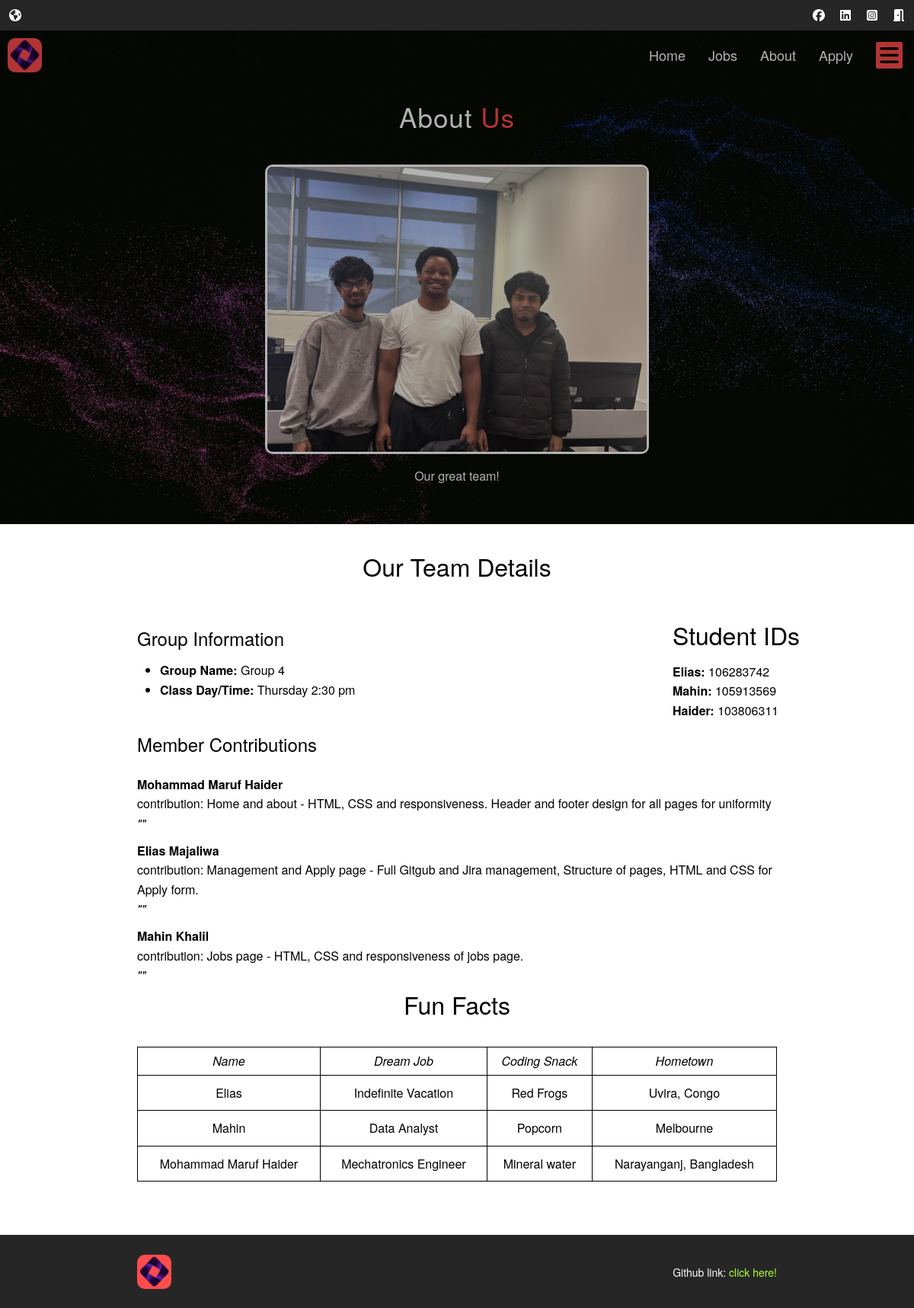
Page /about.php on the committed database.
### tables this page shows
CREATE TABLE `about` (
  `id` int(11) NOT NULL,
  `member_name` varchar(50) NOT NULL,
  `project_part` varchar(20) NOT NULL,
  `contribution` text NOT NULL,
  `quote` varchar(255) NOT NULL
);

### about.php (the view)
<?php
require_once('settings.php');
?>
<?php include('inc/header.inc'); ?>
<body>
    <?php include('inc/topNav.inc'); ?>
    <?php include('inc/nav.inc'); ?>
    <main>
        <section class="about-us">
            <?php include('inc/about/teamDetails.inc'); ?>
            <h3 class="about-us-title2">Member Contributions</h3>
            <dl>
                <?php
                $query = "SELECT member_name, contribution FROM about";
                $result = mysqli_query($conn, $query);
                if ($result && mysqli_num_rows($result) > 0) {
                    while ($row = mysqli_fetch_assoc($result)) {
                        $name = $row['member_name'];
                        $contribution = $row['contribution'];
                        echo "<dt><strong>$name</strong></dt>";
                        echo "<dd>contribution: $contribution</dd>";
                        echo "<dd><em>\"\"</em></dd>";
                    }
                } else {
                    echo "<dd>No member contributions found.</dd>";
                }
                ?>
            </dl>
            <?php include('inc/about/facts.inc'); ?>
        </section>
        <?php include('inc/about/id.inc'); ?>
    </main>
    <?php include('inc/footer.inc'); ?>
</body>
</html>

### inc/header.inc (shortened to what this page needs)
<!DOCTYPE html>
<html lang="en">
<head>
    <link rel="stylesheet" href="styles/about.css">
</head>

### inc/topNav.inc (shortened to what this page needs)
<nav class="top-nav" style="display: flex; align-items: center;">
        <div class="icon">
            <img src="assets/earth-americas-solid-full.svg" alt="icon of globe">
        </div>
        <div class="icon-tray">
            <div class="icon">
                <img src="assets/facebook-brands-solid-full.svg" alt="icon of globe">
            </div>
            <div class="icon">
                <img src="assets/linkedin-brands-solid-full.svg" alt="icon of globe">
            </div>
            <div class="icon">
                <img src="assets/square-instagram-brands-solid-full.svg" alt="icon of globe">
            </div>
            <div class="icon">
                <img src="assets/door-open-solid-full.svg" alt="icon of globe">
            </div>
        </div>
    </nav>

### inc/nav.inc (shortened to what this page needs)
<header class="hero-section">
        <nav class="nav-bar">
            <div style="display: flex; align-items: center;">
                <div class="company-logo">
                    <img src="assets/niwslogonb.png" alt="icon of globe">
                </div>
            </div>
            <div style="display: flex; align-items: center;">
                <ul class="nav-list">
                    <li><a href="index.html">Home</a></li>
                    <li><a href="jobs.html">Jobs</a></li>
                    <li><a href="about.html">About</a></li>
                    <li><a href="apply.html">Apply</a></li>
                </ul>
                <div class="nav-menu">
                    <img src="assets/bars-solid-full.svg" alt="icon of globe">
                </div>
            </div>
        </nav>
        <div class="hero-text-section">
            <h1 class="hero-phrase">About <span style="color: #ff4c4c;">Us</span></h1>
            <figure class="group-photo">
                <img src="assets/IMG_8348.webp">
                <figcaption>Our great team!</figcaption>
            </figure>
        </div>
    </header>

### inc/about/teamDetails.inc
<h2 class="about-us-title">Our Team Details</h2>
           <h3 class="about-us-title2">Group Information</h3>
           <ul class="about-us-details">
               <li><strong>Group Name:</strong> Group 4</li>
               <li><strong>Class Day/Time:</strong> Thursday 2:30 pm</li>
           </ul>

### inc/about/facts.inc
<h2 class="about-us-title fun-facts">Fun Facts</h2>
            <table>
                <thead>
                    <tr>
                        <th><em>Name</em></th>
                        <th><em>Dream Job</em></th>
                        <th><em>Coding Snack</em></th>
                        <th><em>Hometown</em></th>
                    </tr>
                </thead>
                <tbody>
                    <tr>
                        <td>Elias</td>
                        <td>Indefinite Vacation</td>
                        <td>Red Frogs</td>
                        <td>Uvira, Congo</td>
                    </tr>
                    <tr>
                        <td>Mahin</td>
                        <td>Data Analyst</td>
                        <td>Popcorn</td>
                        <td>Melbourne</td>
                    </tr>
                    <tr>
                        <td>Mohammad Maruf Haider</td>
                        <td>Mechatronics Engineer</td>
                        <td>Mineral water</td>
                        <td>Narayanganj, Bangladesh</td>
                    </tr>
                </tbody>
            </table>

### inc/about/id.inc
<aside class="student-ids">
           <h3 class="about-us-title">Student IDs</h3>
           <p><strong>Elias:</strong> 106283742</p>
           <p><strong>Mahin:</strong> 105913569</p>
           <p><strong>Haider:</strong> 103806311</p>
       </aside>

### inc/footer.inc (shortened to what this page needs)
<footer>
        <section class="ending-section">
            <div class="ending-container">
                <div class="ending-container-left-part">
                    <div class="company-logo">
                        <img src="assets/niwslogonb.png" alt="icon of globe">
                    </div>
                </div>
                <p class="repo-text">Github link: <a href="https://github.com/Emajaliwa/RecruitmentWebsite.git"
                        class="hyperlink">click here!</a></p>
            </div>
        </section>
    </footer>

### styles/about.css (style rules this page uses)
body { font-family: "Helvetica Neue", Arial, sans-serif; font-size: 16px; line-height: 1.6; margin: 0; padding: 0; }
* { margin: 0; padding: 0; box-sizing: border-box; }
.top-nav { padding: 10px; max-width: 100%; background-color: #262626; color: aliceblue; }
.icon { padding: 0; width: 20px; height: 20px; filter: invert(100%); }
.hyperlink { color: greenyellow; }
.icon-tray { display: flex; flex-grow: 1; gap: 15px; justify-content: flex-end; }
.hero-section { background-image: url(../assets/photo.jpg); background-size: cover; padding-bottom: 50px; filter: brightness(70%); }
.nav-bar { display: flex; justify-content: space-between; align-items: center; padding-left: 30px; padding-top: 40px; }
.company-logo { width: 45px; height: 45px; padding: 2px; border-radius: 10px; background-color: #ff4c4c; }
.company-logo img { width: 100%; height: 100%; }
.nav-list { color: white; font-weight: 300; padding-left: 0; margin-right: 30px; display: flex; gap: 40px; list-style: none; justify-content: flex-end; font-size: large; }
a { color: inherit; text-decoration: none; }
.nav-menu { margin-right: 15px; width: 35px; height: 35px; border-radius: 2px; background-color: #ff4c4c; }
.hero-text-section { padding: 0; max-width: 70%; margin-top: 10px; margin-left: auto; margin-right: auto; display: block; text-align: center; }
.hero-phrase { text-align: center; color: white; font-weight: 500; font-size: 35px; letter-spacing: 1px; margin-bottom: 35px; }
.group-photo img { max-width: 60%; border: 3px solid white; border-radius: 10px; }
figcaption { color: white; font-weight: 200; margin-top: 10px; }
.ending-section { margin: 0; padding: 0; background-color: #262626; }
.ending-container { padding-bottom: 25px; padding-top: 26px; margin: auto; margin-top: 0; margin-bottom: 0; display: flex; justify-content: space-between; align-items: center; max-width: 70%; }
.ending-container-left-part { display: flex; align-items: center; }
.repo-text { color: #ffffff; font-size: 14px; font-weight: 200; }
main { filter: brightness(85%); position: relative; }
main .about-us { padding: 0; margin: auto; max-width: 70%; }
main ul li { margin-left: 30px; }
.about-us { font-weight: 300; font-size: 16px; margin-top: 10px; margin-bottom: 25px; }
.about-us-title { text-align: center; padding-top: 30px; padding-bottom: 10px; font-size:xx-large; font-weight: 300; }
.about-us-title2 { padding-top: 40px; padding-bottom: 10px; font-size:x-large; font-weight: 400; }
dl dt { margin-top: 10px; }
.fun-facts { padding-top: 0px; }
table { width: 100%; border-collapse: collapse; margin-top: 20px; margin-bottom: 70px; }
th { font-weight: 400; border: 1px solid black; padding: 5px; }
td { padding: 10px; text-align: center; border: 1px solid black; }
aside { position: absolute; top: 90px; right: 350px; }
aside p { font-weight: 300; font-size: 16px; }
@media (max-width: 1200px) { .nav-list { gap: 30px; } }
@media (max-width: 1200px) { .nav-bar { padding-left: 10px; padding-top: 10px; margin-bottom: 30px; } }
@media (max-width: 1200px) { aside { right: 150px; } }

### rows in the picture
about: member_name "Mohammad Maruf Haider", contribution "Home and about - HTML, CSS and responsiveness. Header and footer design for all pages for uniformity"
about: member_name "Elias Majaliwa", contribution "Management and Apply page - Full Gitgub and Jira management, Structure of pages, HTML and CSS for Apply form."
about: member_name "Mahin Khalil", contribution "Jobs page - HTML, CSS and responsiveness of jobs page."
